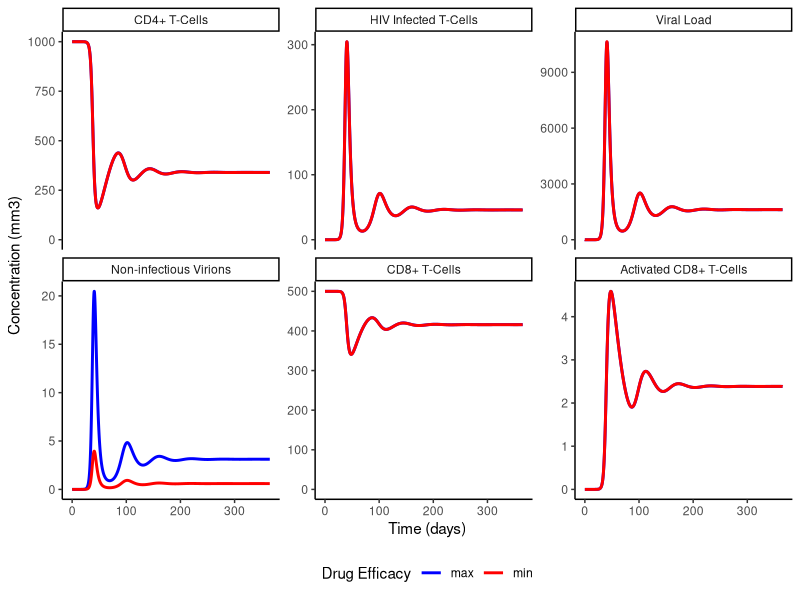
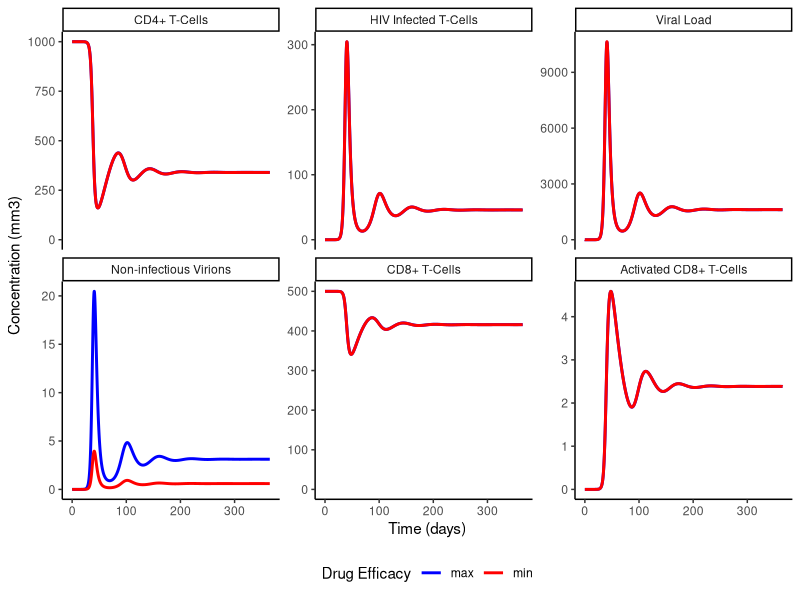

Write R code to recreate these figures, in order.
library(deSolve)
library(ggplot2)
library(tidyr)

############
#Saquinavir#
############

# hiv_func puts the equations, initial values, and parameters
#into one variable so that the ODE can solve it.
pi_func <- function(t, PI, params) {

    #the following two blocks of code explain to R what
    #what the variables inside the function are (i.e. makes
    #the connection between the in func. variables and the
    #external variables that hold their values.

    #Dependent variables (what you are solving for)
    T = PI["T"]    #CD4+ T-cells
    I = PI["I"]    #Infected CD4+ T-cells
    VI = PI["VI"]    #Viral load (number of viruses/ virions in blood)
    VNI = PI["VNI"]
    Z = PI["Z"]    #CD8+ T-cells
    ZA = PI["ZA"]  #Activated CD8+ T-cells


    #Independent variables (physical constants, etc.)
    mu_T = params["mu_T"]          #Natural death rate of uninfected CD4+ T-cells
    mu_I = params["mu_I"]          #Natural death rate of infected CD4+ T-cells
    mu_v = params["mu_v"]          #Natural death rate of viruses and virions
    mu_z = params["mu_z"]          #Natural death rate of CD8+ T-cells
    k_v = params["k_v"]            #Average number of virions released per infected cell
    N_PI = params["N_PI"]
    beta_z = params["beta_z"]      #CD8+ T-cell activation rate
    beta_v = params["beta_v"]      #Rate at which CD4+ T-cells become infected
    p_I = params["p_I"]            #Rate at which infected CD4+ T-cells are destroyed
    p_v = params["p_v"]            #Rate at which viruses and virions are destroyed
    lambda_T = params["lambda_T"]  #Rate at which CD4+ T-cells are created by the body
    lambda_z = params["lambda_z"]  #Rate at which CD8+ T-cells are created by the body


    # now that we have extracted the parameters, we can evaluate the
    # differential equation's right hand side
    dT = lambda_T - mu_T*T - beta_v*T*VI
    dI = beta_v*T*VI - mu_I*I - p_I*I*ZA
    dVI = (1 - N_PI)*k_v*mu_I*I - mu_v*VI - p_v*VI*ZA
    dVNI = N_PI*k_v*mu_I*I - mu_v*VNI - p_v*VNI*ZA
    dZ = lambda_z - mu_z*Z - beta_z*Z*VI
    dZA = beta_z*Z*I -mu_z*ZA

    #Put all 5 equations into a list so the ODE can read it  
    list(c(dT, dI, dVI, dVNI, dZ, dZA))
}

C_min <- 4.78
C_max <- 9.09
EC_50_min <- 40.9
EC_50_max <- 49.7
Hill_Coefficient <- 3.68

N_PI_min = log(1 + ((C_min/EC_50_min) ^ Hill_Coefficient))
N_PI_max = log(1 + ((C_max/EC_50_max) ^ Hill_Coefficient))
#N_PI_min = (C_min ^ Hill_Coefficient) / ((C_min ^ Hill_Coefficient) + (EC_50_min ^ Hill_Coefficient))
#N_PI_max = (C_max ^ Hill_Coefficient) / ((C_max ^ Hill_Coefficient) + (EC_50_max ^ Hill_Coefficient))

#Parameters
parms_min <- c(mu_T = 0.02,        #Natural death rate of uninfected CD4+ T-cells
           mu_I = 0.24,        #Natural death rate of infected CD4+ T-cells
           mu_v = 2.4,         #Natural death rate of viruses and virions
           mu_z = 0.04,        #Natural death rate of CD8+ T-cells
           k_v = 360,          #Average number of virions released per infected cell
           N_PI = N_PI_min,
           beta_z = 0.000005,  #CD8+ T-cell activation rate
           beta_v = 0.000024,  #Rate at which CD4+ T-cells become infected
           p_I = 0.02,         #Rate at which infected CD4+ T-cells are destroyed
           p_v = 0.02,         #Rate at which viruses and virions are destroyed
           lambda_T = 20,      #Rate at which CD4+ T-cells are created by the body
           lambda_z = 20       #Rate at which CD8+ T-cells are created by the body
           )

#Parameters
parms_max <- c(mu_T = 0.02,        #Natural death rate of uninfected CD4+ T-cells
           mu_I = 0.24,        #Natural death rate of infected CD4+ T-cells
           mu_v = 2.4,         #Natural death rate of viruses and virions
           mu_z = 0.04,        #Natural death rate of CD8+ T-cells
           k_v = 360,          #Average number of virions released per infected cell
           N_PI = N_PI_max,
           beta_z = 0.000005,  #CD8+ T-cell activation rate
           beta_v = 0.000024,  #Rate at which CD4+ T-cells become infected
           p_I = 0.02,         #Rate at which infected CD4+ T-cells are destroyed
           p_v = 0.02,         #Rate at which viruses and virions are destroyed
           lambda_T = 20,      #Rate at which CD4+ T-cells are created by the body
           lambda_z = 20       #Rate at which CD8+ T-cells are created by the body
           )
	   

#Initial values
Pstart <- c(T = 1000,   #CD4+ T-cells
       	    I = 0,      #Infected CD4+ T-cells
            VI = 0.001,  #Viral load 
            VNI = 0,
            Z = 500,    #CD8+ T-cells
	    ZA = 0)     #Activated CD8+ T-cells

#Time steps to solve equation for (full collection of x-axis points)
times <- seq(from=0, to=365, by= 0.01)



#Now inoke the ODE function.
#It requires four things to run: the right hand side of the function
#(hiv_func), the initial values (Pstart), time steps that need to be
#solved for (times), and equation constants (parms)
#Min
diffeq_result_min <- ode(
    func=pi_func,
    y=Pstart,
    times=times,
    parms=parms_min)

#Max
diffeq_result_max <- ode(
    func=pi_func,
    y=Pstart,
    times=times,
    parms=parms_max)

#Take the solved equations (diffeq_result) and put it into a data frame
#ggplot2 requires such large data sets to be in a data frame for its
#plotting function
diffeq_result_min <- as.data.frame(diffeq_result_min)
diffeq_result_max <- as.data.frame(diffeq_result_max)
#The R gather() function, extracts the data needed by ggplot.
                                        #It also helps to massage the data in a way that preps it to be plotted.
gathered_result_min <- gather(diffeq_result_min, variable, value, -time)
gathered_result_min$type <- "min"

gathered_result_max <- gather(diffeq_result_max, variable, value, -time)
gathered_result_max$type <- "max"

gathered_result <- rbind(gathered_result_min, gathered_result_max)

#This provides each variable, and therefore each graph, with a descriptive title.
gathered_result$variable[gathered_result$variable == "T"] <-  "CD4+ T-Cells"
gathered_result$variable[gathered_result$variable == "I"] <-  "HIV Infected T-Cells"
gathered_result$variable[gathered_result$variable == "VI"] <-  "Viral Load"
gathered_result$variable[gathered_result$variable == "VNI"] <-  "Non-infectious Virions"
gathered_result$variable[gathered_result$variable == "Z"] <-  "CD8+ T-Cells"
gathered_result$variable[gathered_result$variable == "ZA"] <- "Activated CD8+ T-Cells"

#The default order of ggplot2 is alphabetic, the factor() function enables 
#you to change the order of the plots into something more logical
#or relevant to your purposes. 
gathered_result$variable <- factor(gathered_result$variable, levels = c("CD4+ T-Cells", "HIV Infected T-Cells", "Viral Load",
                                                                        "Non-infectious Virions", "CD8+ T-Cells", "Activated CD8+ T-Cells"))

gathered_result_wider <- gathered_result %>%
    pivot_wider(
        id_cols = c("time", "variable"),
        names_from = type,
        values_from = value
        )



#Now plot the data and save it in a new variable: plot_result.
plot_result <- ggplot(data = gathered_result,
                      mapping=aes(x=time, y = value, color = type)) +
                      geom_line(linewidth = 1) + #Linewidth
                      theme_classic() + #ggplot has several different themes
                      #that can be added to a plot here we are using "classic"
                      scale_color_manual("Drug Efficacy", values = c(min = "red", max = "blue")) + #Make legend
                      theme(legend.position = "bottom") + #Locate legend at the bottom of the image
                      ylab("Concentration (mm3)") + #Label y-axis "Concentration (mm3)"
                      xlab("Time (days)") +  #Label x-axis "Time (days)"
                      facet_wrap(~variable, scales = "free_y") +  #plot each equation on its own graph
                      coord_cartesian(
                      xlim = NULL,
                      ylim = c(0, NA)) #Y-axis begins at 0


#Save image to file
fname_base <- "result_pi" #name of file
extensions = c("png", "pdf") #file extension
for (ext in extensions) {
    fname <- paste(fname_base, ".", ext, sep="")
    ggsave(fname, plot_result, height = 5, width = 9) #height, width of image
    print(paste("wrote output to file ", fname)) #If successful a message will print
    #with the name of the new file
    }
